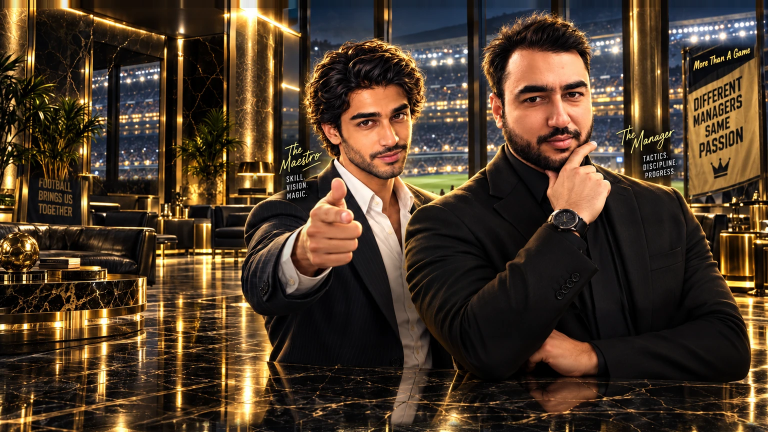
#> input picture visual-assets/v10_1/plates-v2/ENV_HOME_PLATE_V2_1X.webp, 1536 x 864 px, found by its file name (shown at 1/2 size); its folder holds only this picture in this run
$ python guides.py
#> lines starting #> are read from the running program, lines starting #| are printed output that depends on the picture
"""HO-061: build cyan-box guides for GPT clean-up pictures, plus the lock bases.

Run from the repo root: python3 project-documents/factory/tools/ho061/guides.py
Desktop guide = 1X plate pasted at y=80 on a 1536x1024 black canvas, cyan boxes on top.
Phone guide = 1179x2096 picture scaled to 864x1536, centred on a 1024x1536 black canvas.
"""
import os, sys
import numpy as np
from PIL import Image, ImageDraw
sys.path.insert(0, os.path.dirname(os.path.abspath(__file__)))
from boxes import DESK, RIVALRY_PHONE, PHONE_SCALE, PHONE_UP, PHONE_EXTRA

V = "visual-assets/v10_1"
ATT = "project-documents/factory/tickets/attach/HO061"
BASE = "project-documents/factory/tools/ho061/base"
CYAN = (0, 255, 255)
os.makedirs(ATT, exist_ok=True); os.makedirs(BASE, exist_ok=True)


def desk_guide(key):
#> called with key = 'HOME'
    im = Image.open(f"{V}/plates-v2/ENV_{key}_PLATE_V2_1X.webp").convert("RGB")
#> im is the input picture: PIL image 1536x864 RGB; mean R, G, B 75.4, 57.7, 40.6
    d = ImageDraw.Draw(im)
    for b in DESK[key]:
        d.rectangle(b, fill=CYAN)
    can = Image.new("RGB", (1536, 1024), (0, 0, 0)); can.paste(im, (0, 80))
#> after `can = Image.new('RGB', (1536, 1024), (0, 0, 0))`: can: PIL image 1536x1024 RGB; every value is 0
#> after `can.paste(im, (0, 80))`:
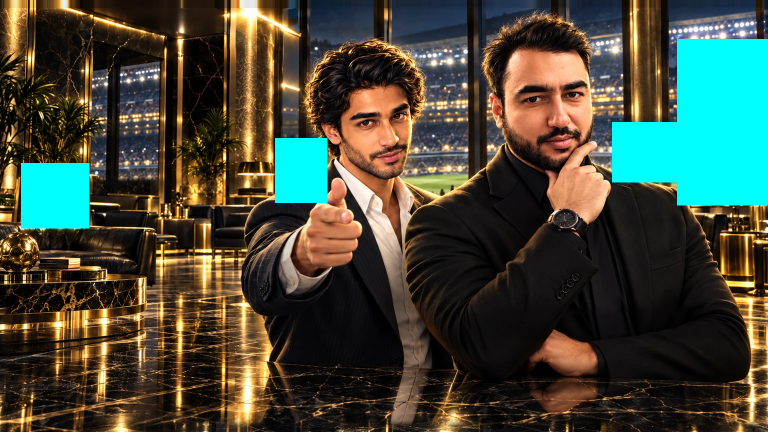
#> im: PIL image 1536x864 RGB (shown at 1/2 size); mean R, G, B 68.2, 72.8, 57.7
#> after `can.paste(im, (0, 80))`:
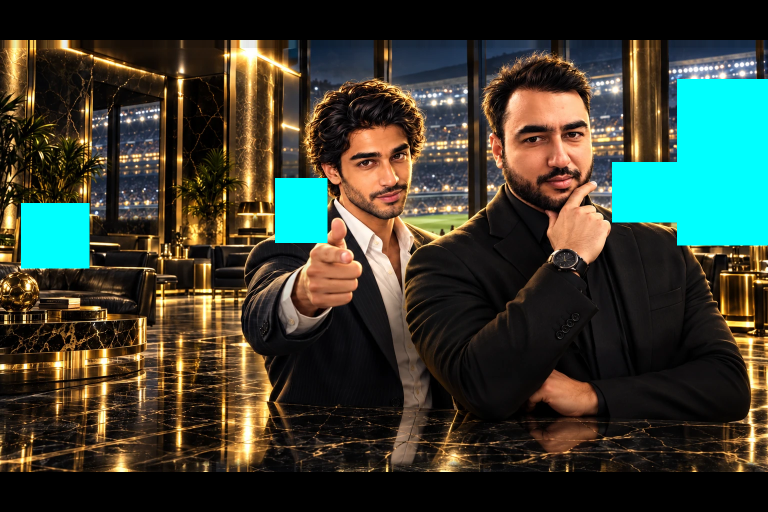
#> can: PIL image 1536x1024 RGB (shown at 1/2 size); mean R, G, B 57.5, 61.4, 48.7
    can.save(f"{ATT}/GUIDE_{key}_CLEAN.png")


def phone_guide(name, im, boxes):
    im = im.copy(); d = ImageDraw.Draw(im)
    for b in boxes:
        d.rectangle(b, fill=CYAN)
    can = Image.new("RGB", (1024, 1536), (0, 0, 0)); can.paste(im.resize((864, 1536), Image.LANCZOS), (80, 0))
    can.save(f"{ATT}/GUIDE_{name}.png")


def shrunk(key):
    im = Image.open(f"{V}/plates-v2/ENV_{key}_PHONE_V2.webp").convert("RGB"); W, H = im.size
    w, h = round(W * PHONE_SCALE), round(H * PHONE_SCALE)
    sm = im.resize((w, h), Image.LANCZOS)
    x0, y0 = (W - w) // 2, -PHONE_UP
    can = Image.new("RGB", (W, H), CYAN); can.paste(sm, (x0, y0))
    can.save(f"{BASE}/{key}_PHONE_SHRUNK.png")
    boxes = [(0, 0, x0 - 1, H), (x0 + w, 0, W, H), (0, h + y0, W, H)] + PHONE_EXTRA[key]
    return can, boxes


if __name__ == "__main__":
    for k in DESK:
#> (the run stopped early here; a loop or call above may not have finished)
